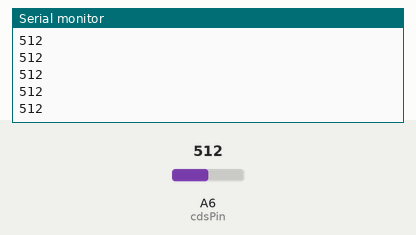
The sketch below on a simulated Arduino Nano, built with avr-gcc and run on an emulated ATmega328P. On the bench: the last lines printed to the serial monitor. The test bench sets the inputs (shaded band); at power-on: A6 (cdsPin) = 512.

Above: at 1.2 s.
1.3 s: A6 (cdsPin) set to 716
At 1.9 s:
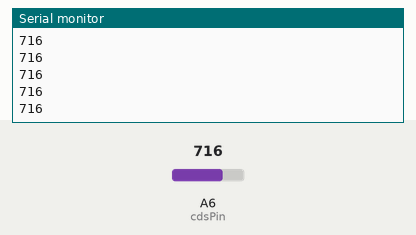
2.8 s: A6 (cdsPin) set to 900
At 3.4 s:
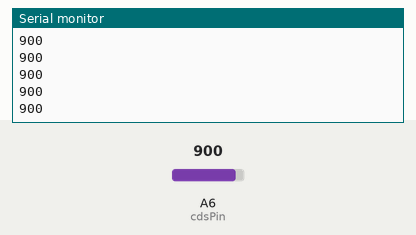
Timing chart, 0 to 5.8 s (numbered marks = the images above; inputs shaded):
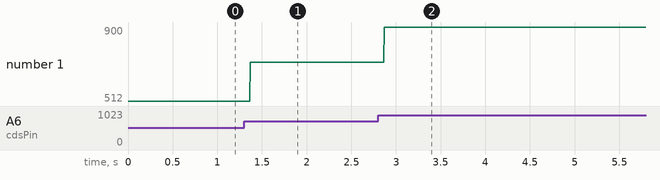

Measured:
- after the input at 1.3 s, the serial monitor: prints a new line after 0.07 s (image 1)
- after the input at 2.8 s, the serial monitor: prints a new line after 0.07 s (image 2)
- plotted number 1: 512 → 716 after the input at 1.3 s, 716 → 900 after the input at 2.8 s

The sketch:

cds_noshiro.ino
```cpp
#include <EEPROM.h>
int cdsPin=A6;

void setup() {
  Serial.begin(9600);
  pinMode(cdsPin,INPUT);
}


void loop() {
  for (int i =0; i<1024; i++){
    Serial.print(analogRead(cdsPin));
    Serial.println("");
  }
}
```
